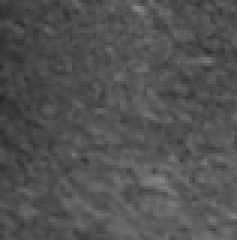
#> input picture norma_png/norma0.png, 79 x 80 px (shown 3 times larger); its folder holds 4 pictures in this run
$ python glrlm.py
#> lines starting #> are read from the running program, lines starting #| are printed output that depends on the picture
### src/img_reader.py
from os import listdir
import glob
import numpy as np
from PIL import Image

def rgb2gray(rgb):
    return np.dot(rgb[..., :3], [0.299, 0.587, 0.114])

class IMGReader:
    def __init__(self):
        pass

    @staticmethod
    def read_directory(dir_path, format=None):
        images_name = []
        images = []
        try:
            images = [np.asarray(Image.open(img_path).convert('L'), dtype=np.uint8)
                      for img_path in glob.glob(dir_path + "*" + (("." + format) if format else ""))]
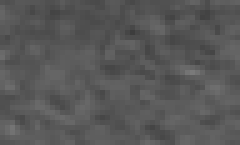
#> input picture norma_png/norma1.png, 48 x 29 px (shown 5 times larger)
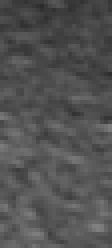
#> input picture norma_png/norma10.png, 28 x 62 px (shown 4 times larger)
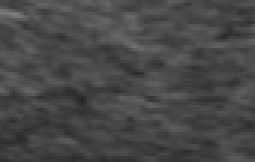
#> input picture norma_png/norma11.png, 85 x 54 px (shown 3 times larger)
#> images = 4 items
            images_name = listdir(dir_path)
        except Exception as e:
            print(e)
        return images_name, images

### src/glrlm.py
import numpy as np


class GLRLM:
    """
    GLRLM - Gray level run length matrix
    """

    def __init__(self, image):
        self.image = image
        self.h, self.w = np.shape(image)
        self.gray_level = 255
        self.glrlm = None


    def glrlm_0(self):
        """Vertical run"""

        glrlm = np.zeros([self.gray_level, self.w], dtype=int)

        N_z = 0

        for i in range(self.h):
            count = 0
            for j in range(self.w):
                if j < self.w - 1 and self.image[i][j] == self.image[i][j + 1]:
                    count += 1
                else:
                    glrlm[self.image[i][j]][count] += 1
                    N_z += 1
                    count = 0
        return glrlm, N_z

class GLRLM_Features():

    @staticmethod
    def SRE(matrix, N_z):
        """
        Short Run Emphasis

        N_z - number of runs in the image along angle
        """
        if matrix is None:
            raise AttributeError("No matrix")

        res = 0

        for i in range(matrix.shape[0]):
            for j in range(matrix.shape[1]):
                res += matrix[i][j] * j * j

        res /= N_z

        return res

    @staticmethod
    def LRE(matrix, N_z):
        """Long Run Emphasis"""

        if matrix is None:
            raise AttributeError("No matrix")

        res = 0
        N_g, N_r = matrix.shape[0], matrix.shape[1]

        for i in range(N_g):
            for j in range(N_r):
                res += matrix[i][j] / (j + 1 ** 2)

        res /= N_z

        return res


    @staticmethod
    def LGRE(matrix, N_z):
        """Low Gray Level Run Rmphasis"""
        if matrix is None:
            raise AttributeError("No matrix")

        res = 0

        for i in range(matrix.shape[0]):
            for j in range(matrix.shape[1]):
                res += (matrix[i][j]) / ((i + 1) ** 2)
        res /= N_z

        return res

    @staticmethod
    def HGRE(matrix, N_z):
        """High Rray Level Run Emphasis"""
        if matrix is None:
            raise AttributeError("No matrix")

        res = 0

        for i in range(matrix.shape[0]):
            for j in range(matrix.shape[1]):
                res += (matrix[i][j] * (i * i))

        res /= N_z

        return res

    @staticmethod
    def GLNU(matrix, N_z):
        """Gray Level Non-uniformity"""
        if matrix is None:
            raise AttributeError("No matrix")

        res = 0

        for i in range(matrix.shape[0]):
            for j in range(matrix.shape[1]):
                res += matrix[i][j] ** 2
        res /= N_z

        return res

from img_reader import IMGReader
import pandas as pd

PROJECT_PWD = "/Volumes/Storage/goinfre/ikachko/algorithm-detects-liver-pathology"
NORMA_DIR = PROJECT_PWD + "/norma_png/"
PATHOLOGY_DIR = PROJECT_PWD + "/pathology_png/"

norma_imgs_names, norma_imgs = IMGReader.read_directory(NORMA_DIR)
#> norma_imgs_names = ['norma0.png', 'norma1.png', 'norma10.png', 'norma11.png']; norma_imgs = 4 items
pathology_img_names, pathology_imgs = IMGReader.read_directory(PATHOLOGY_DIR)


features = ['SRE', 'LRE', 'LGRE', 'HGRE', 'GLNU', 'isPatho']

data = []

for img_name, img in zip(norma_imgs_names, norma_imgs):
    print(img_name)
    g = GLRLM(img)

    m, N_z = g.glrlm_0()

    d = {
        # 'SRE': GLRLM_Features().SRE(m, N_z),
        # 'LRE': GLRLM_Features().LRE(m, N_z),
        'LGRE': GLRLM_Features().LGRE(m, N_z),
        'HGRE': GLRLM_Features().HGRE(m, N_z),
        'GLNU': GLRLM_Features().GLNU(m, N_z),
        'isPatho': 0
    }
    data.append(d)
#> this loop made 4 passes
#> (img_name, N_z) on passes 1, 3, 4: ('norma0.png', 5893), ('norma10.png', 1627), ('norma11.png', 4096)
#> (img_name, N_z, d) on pass 2: ('norma1.png', 1287, {'LGRE': 0.00013, 'HGRE': 7763, 'GLNU': 40.67, 'isPatho': 0})
#| norma0.png
#| norma1.png
#| norma10.png
#| norma11.png
#> pass 1, `m, N_z = g.glrlm_0()`:
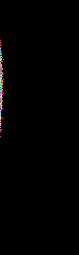
#> m: shape (255, 79) int64; 62 distinct labels, from 0 to 209; one colour per label, 0 black
#> pass 2, `m, N_z = g.glrlm_0()`:
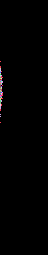
#> m: shape (255, 48) int64; 32 distinct labels, from 0 to 62; one colour per label, 0 black
#> after the loop:
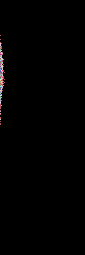
#> m: shape (255, 85) int64; 54 distinct labels, from 0 to 152; one colour per label, 0 black
#> after the loop, data = 4 items

for img in pathology_imgs:
    g = GLRLM(img)

    m, N_z = g.glrlm_0()

    d = {
        # 'SRE': GLRLM_Features().SRE(m, N_z),
        # 'LRE': GLRLM_Features().LRE(m, N_z),
        'LGRE': GLRLM_Features().LGRE(m, N_z),
        'HGRE': GLRLM_Features().HGRE(m, N_z),
        'GLNU': GLRLM_Features().GLNU(m, N_z),
        'isPatho': 1
    }
    data.append(d)

df = pd.DataFrame(data).sample(frac=1)
#> df = table of 4 rows and 4 columns
#> (the run stopped early here; a loop or call above may not have finished)
